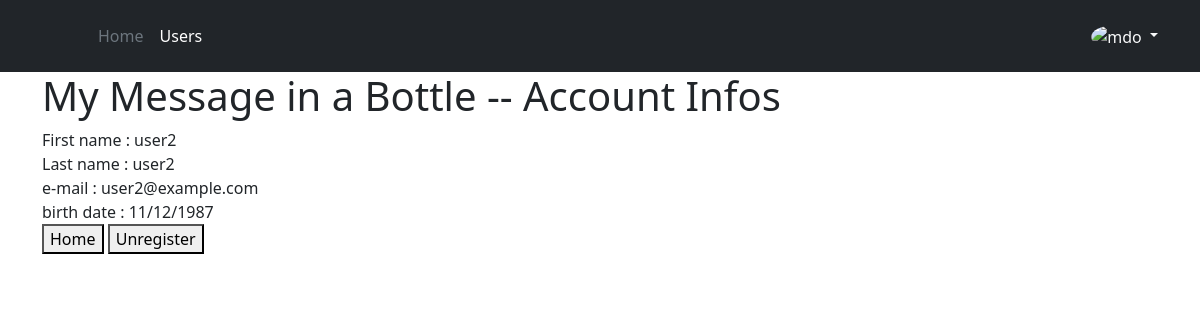
Page /account_info (signed in) on the committed database.
### monolith/database.py (models this page shows, shortened)
class User(db.Model):
    __tablename__ = 'user'
    id = db.Column(db.Integer, primary_key=True, autoincrement=True)
    email = db.Column(db.Unicode(128), unique=True, nullable=False) # TODO insert again
    firstname = db.Column(db.Unicode(128))
    lastname = db.Column(db.Unicode(128))
    password = db.Column(db.Unicode(128))
    date_of_birth = db.Column(db.Date)
    is_active = db.Column(db.Boolean, default=True)
    is_admin = db.Column(db.Boolean, default=False)
    is_anonymous = False
    has_picture = db.Column(db.Boolean, default=False)  # has the user a personal profile picture
    lottery_points = db.Column(db.Integer, default=0)
    '''
    TODO 2nd priority stuffs

    content_filter_enabled = db.Column(db.Boolean, default=False)
    '''
    sent_messages = db.relationship('Message', backref='sender', lazy=True)
    received_messages = db.relationship('Message_Recipient', backref='recipient', lazy=True)
    reported_messages = db.relationship('Report', backref='reporter', lazy=True)
    @property
    def is_authenticated(self):
        return self._authenticated

### monolith/views/home.py (the view)
@home.route('/account_info')
def account_info():
    if current_user is not None and hasattr(current_user, 'id'):
        return render_template("account_info.html")
    else:
        return redirect("/login")

### monolith/auth.py (called while the page is built)
@login_manager.user_loader
def load_user(user_id):
    user = User.query.get(user_id)
    if user is not None:
        user._authenticated = True
    return user

### monolith/templates/account_info.html (shortened to what this page needs)
{% extends "layout.html" %}
{% block content %}
<h1>My Message in a Bottle -- Account Infos</h1>
{% if current_user.is_authenticated %}
First name : {{ current_user.firstname }} <br>
Last name : {{current_user.lastname}} <br>
e-mail : {{current_user.email}} <br>
birth date : {{current_user.date_of_birth.strftime('%d/%m/%Y')}} <br>
<button onclick="location.href = '/';" id="home_button" class="float-left submit-button">Home</button>
<button onclick="location.href = '/unregister';" id="unregister_button"
  class="float-left submit-button">Unregister</button>
{% else %}
<p>Hi Anonymous, what are you searching for???</p>
{% endif %}
{% endblock %}

### monolith/static/style/style.css (style rules this page uses)
html, body { height: 100%; }

### rows in the picture
User: firstname "user2", lastname "user2", email "user2@example.com", date_of_birth "11/12/1987"
